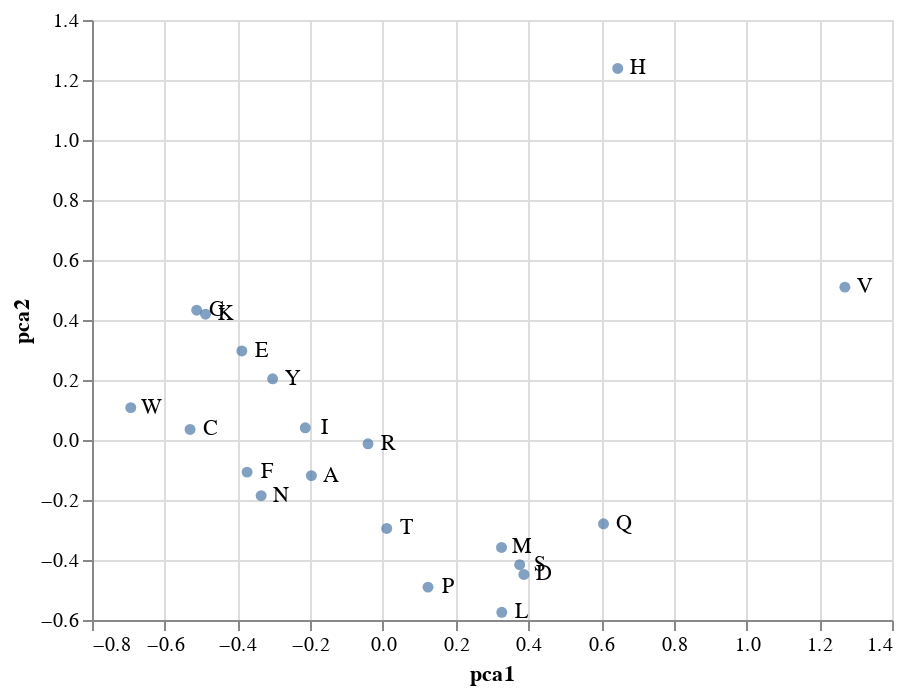

Notebook code cell kept with this figure:
### Code cell
import altair as alt

base = alt.Chart(emb_df[['pca1','pca2']].reset_index()).encode(
    x='pca1', y='pca2'
)

base.mark_circle() + base.mark_text(dx=10).encode(text='index')

### Figure 1 — Vega-Lite specification as saved in the notebook (floating-point values rounded to 4 significant figures)
{"config": {"view": {"continuousWidth": 400, "continuousHeight": 300}}, "layer": [{"mark": "circle", "encoding": {"x": {"type": "quantitative", "field": "pca1"}, "y": {"type": "quantitative", "field": "pca2"}}}, {"mark": {"type": "text", "dx": 10}, "encoding": {"text": {"type": "nominal", "field": "index"}, "x": {"type": "quantitative", "field": "pca1"}, "y": {"type": "quantitative", "field": "pca2"}}}], "data": {"name": "data-5d0f7899b12da4dae03a8e3391dd550f"}, "$schema": "https://vega.github.io/schema/vega-lite/v4.8.1.json", "datasets": {"data-5d0f7899b12da4dae03a8e3391dd550f": [{"index": "A", "pca1": -0.1968, "pca2": -0.1187}, {"index": "C", "pca1": -0.5303, "pca2": 0.03511}, {"index": "D", "pca1": 0.3876, "pca2": -0.4481}, {"index": "E", "pca1": -0.3879, "pca2": 0.2968}, {"index": "F", "pca1": -0.3735, "pca2": -0.1071}, {"index": "G", "pca1": -0.5121, "pca2": 0.4326}, {"index": "H", "pca1": 0.6457, "pca2": 1.239}, {"index": "I", "pca1": -0.2135, "pca2": 0.04069}, {"index": "K", "pca1": -0.4877, "pca2": 0.4193}, {"index": "L", "pca1": 0.3269, "pca2": -0.5743}, {"index": "M", "pca1": 0.3262, "pca2": -0.358}, {"index": "N", "pca1": -0.3348, "pca2": -0.1854}, {"index": "P", "pca1": 0.124, "pca2": -0.4904}, {"index": "Q", "pca1": 0.6067, "pca2": -0.2794}, {"index": "R", "pca1": -0.04102, "pca2": -0.01261}, {"index": "S", "pca1": 0.3761, "pca2": -0.4156}, {"index": "T", "pca1": 0.01048, "pca2": -0.2949}, {"index": "V", "pca1": 1.27, "pca2": 0.5095}, {"index": "W", "pca1": -0.6934, "pca2": 0.1079}, {"index": "Y", "pca1": -0.3033, "pca2": 0.204}]}}
